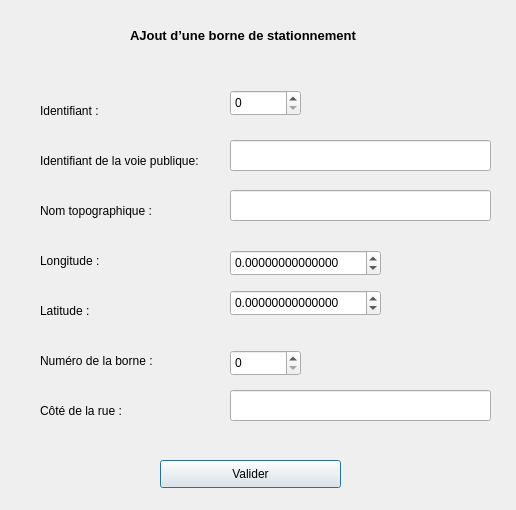
<?xml version="1.0" encoding="UTF-8"?>
<ui version="4.0">
 <class>AjoutBorneStationnementUI</class>
 <widget class="QDialog" name="AjoutBorneStationnementUI">
  <property name="geometry">
   <rect>
    <x>0</x>
    <y>0</y>
    <width>516</width>
    <height>510</height>
   </rect>
  </property>
  <property name="windowTitle">
   <string>AjoutBorneStationnementUI</string>
  </property>
  <widget class="QLabel" name="label_prenom">
   <property name="geometry">
    <rect>
     <x>40</x>
     <y>140</y>
     <width>191</width>
     <height>41</height>
    </rect>
   </property>
   <property name="text">
    <string>Identifiant de la voie publique:</string>
   </property>
  </widget>
  <widget class="QLineEdit" name="lineEdit_idVoiePublique">
   <property name="geometry">
    <rect>
     <x>230</x>
     <y>140</y>
     <width>261</width>
     <height>31</height>
    </rect>
   </property>
  </widget>
  <widget class="QLabel" name="label_nom">
   <property name="geometry">
    <rect>
     <x>40</x>
     <y>90</y>
     <width>91</width>
     <height>41</height>
    </rect>
   </property>
   <property name="text">
    <string>Identifiant :</string>
   </property>
  </widget>
  <widget class="QLabel" name="label_dateNaissance">
   <property name="geometry">
    <rect>
     <x>40</x>
     <y>190</y>
     <width>131</width>
     <height>41</height>
    </rect>
   </property>
   <property name="text">
    <string>Nom topographique :</string>
   </property>
  </widget>
  <widget class="QLabel" name="label_titre">
   <property name="geometry">
    <rect>
     <x>130</x>
     <y>20</y>
     <width>241</width>
     <height>31</height>
    </rect>
   </property>
   <property name="font">
    <font>
     <pointsize>10</pointsize>
     <weight>75</weight>
     <bold>true</bold>
    </font>
   </property>
   <property name="text">
    <string>AJout d’une borne de stationnement</string>
   </property>
  </widget>
  <widget class="QLabel" name="label_codeDepartement">
   <property name="geometry">
    <rect>
     <x>40</x>
     <y>390</y>
     <width>151</width>
     <height>41</height>
    </rect>
   </property>
   <property name="text">
    <string>Côté de la rue :</string>
   </property>
  </widget>
  <widget class="QLabel" name="label_quantite">
   <property name="geometry">
    <rect>
     <x>40</x>
     <y>340</y>
     <width>141</width>
     <height>41</height>
    </rect>
   </property>
   <property name="text">
    <string>Numéro de la borne :</string>
   </property>
  </widget>
  <widget class="QLabel" name="label_salaire">
   <property name="geometry">
    <rect>
     <x>40</x>
     <y>240</y>
     <width>91</width>
     <height>41</height>
    </rect>
   </property>
   <property name="text">
    <string>Longitude :</string>
   </property>
  </widget>
  <widget class="QLabel" name="label_commission">
   <property name="geometry">
    <rect>
     <x>40</x>
     <y>290</y>
     <width>91</width>
     <height>41</height>
    </rect>
   </property>
   <property name="text">
    <string>Latitude :</string>
   </property>
  </widget>
  <widget class="QSpinBox" name="identifiantBox">
   <property name="geometry">
    <rect>
     <x>230</x>
     <y>90</y>
     <width>71</width>
     <height>26</height>
    </rect>
   </property>
   <property name="maximum">
    <number>100000</number>
   </property>
  </widget>
  <widget class="QLineEdit" name="lineEdit_nomTopographique">
   <property name="geometry">
    <rect>
     <x>230</x>
     <y>190</y>
     <width>261</width>
     <height>31</height>
    </rect>
   </property>
  </widget>
  <widget class="QDoubleSpinBox" name="doubleSpinBox_longitude">
   <property name="geometry">
    <rect>
     <x>230</x>
     <y>250</y>
     <width>151</width>
     <height>26</height>
    </rect>
   </property>
   <property name="decimals">
    <number>14</number>
   </property>
   <property name="minimum">
    <double>-180.000000000000000</double>
   </property>
   <property name="maximum">
    <double>180.000000000000000</double>
   </property>
  </widget>
  <widget class="QDoubleSpinBox" name="doubleSpinBox_latitude">
   <property name="geometry">
    <rect>
     <x>230</x>
     <y>290</y>
     <width>151</width>
     <height>26</height>
    </rect>
   </property>
   <property name="decimals">
    <number>14</number>
   </property>
   <property name="minimum">
    <double>-180.000000000000000</double>
   </property>
   <property name="maximum">
    <double>180.000000000000000</double>
   </property>
  </widget>
  <widget class="QLineEdit" name="lineEdit_coteRue">
   <property name="geometry">
    <rect>
     <x>230</x>
     <y>390</y>
     <width>261</width>
     <height>31</height>
    </rect>
   </property>
  </widget>
  <widget class="QSpinBox" name="numBorne">
   <property name="geometry">
    <rect>
     <x>230</x>
     <y>350</y>
     <width>71</width>
     <height>26</height>
    </rect>
   </property>
   <property name="maximum">
    <number>10000</number>
   </property>
  </widget>
  <widget class="QPushButton" name="pushButton">
   <property name="geometry">
    <rect>
     <x>160</x>
     <y>460</y>
     <width>181</width>
     <height>28</height>
    </rect>
   </property>
   <property name="text">
    <string>Valider</string>
   </property>
  </widget>
 </widget>
 <resources/>
 <connections>
  <connection>
   <sender>pushButton</sender>
   <signal>clicked()</signal>
   <receiver>AjoutBorneStationnementUI</receiver>
   <slot>validerBorneStationnement()</slot>
   <hints>
    <hint type="sourcelabel">
     <x>290</x>
     <y>493</y>
    </hint>
    <hint type="destinationlabel">
     <x>294</x>
     <y>274</y>
    </hint>
   </hints>
  </connection>
 </connections>
 <slots>
  <slot>validerBorneStationnement()</slot>
 </slots>
</ui>
